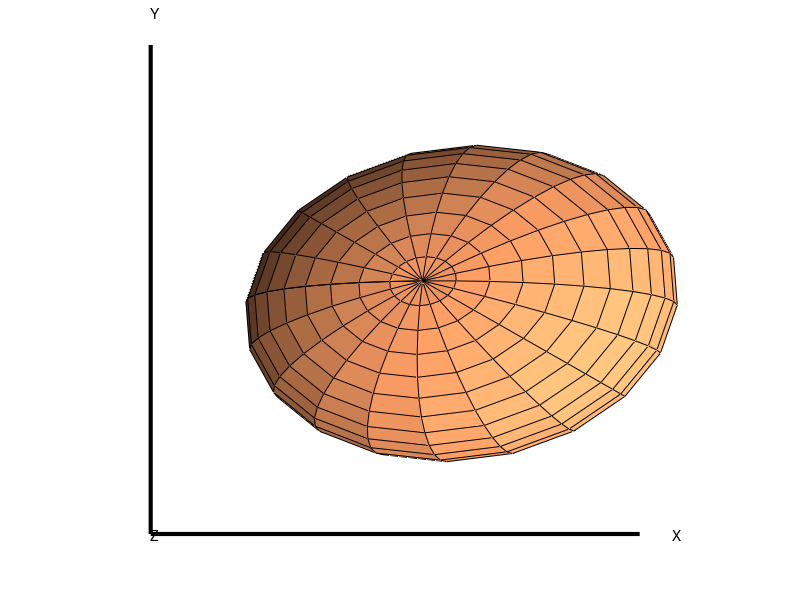
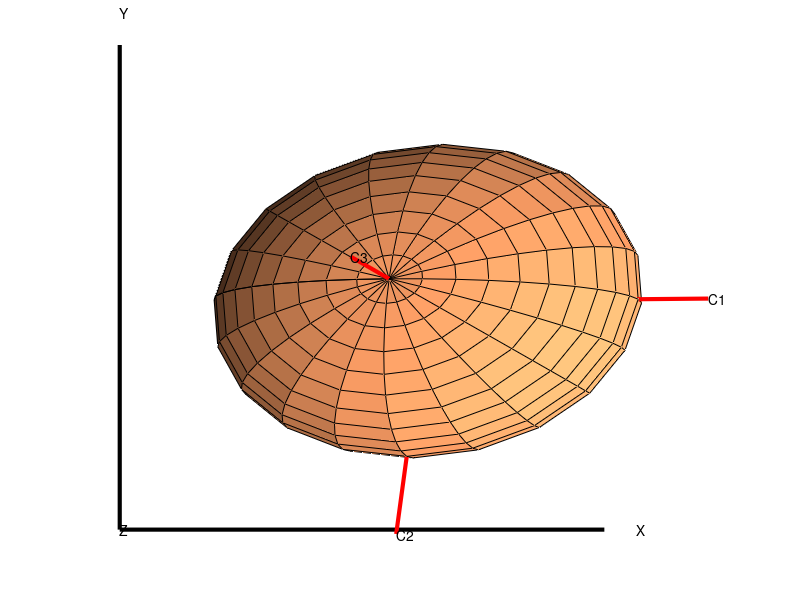
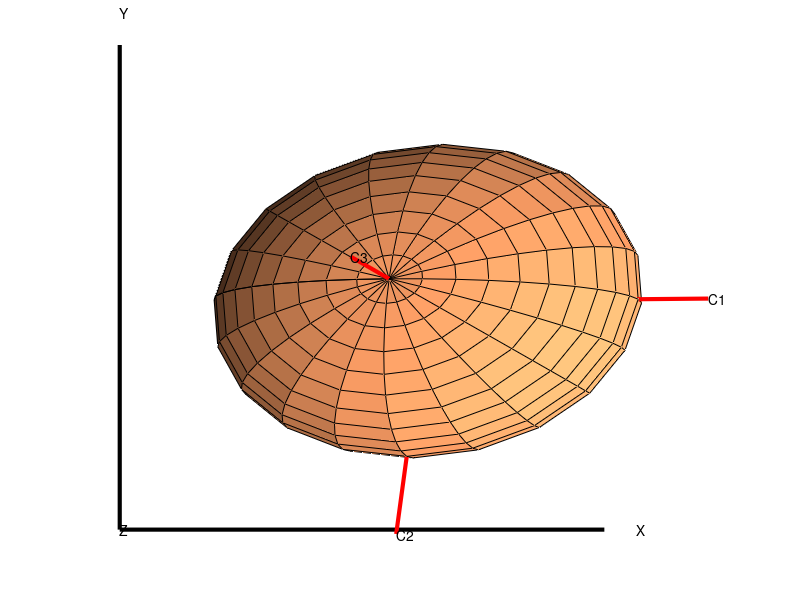

Here is the MATLAB script that generated these plots, in order: (Note: this script raises an error after producing the figures.)
%% PCA Validation
% This is a reference script for how to obtain basis vectors and scores under different conditions when using SVD. 
% Use it to guide you through the forest when darkness descends. With abundant graphical representations put your mind at ease.
%% Initialization
clear;clc;
%% Create Ellipsoid
[x y z]=ellipsoid(0,0,0,15,10,5,20);
%% Rotation
ax=random('unif',0,pi);
ay=random('unif',0,pi);
az=random('unif',0,pi);
% First Rotation - About X Axis
x1=x;
y1=y*cos(ax)-z*sin(ax);
z1=y*sin(ax)+z*cos(ax);
% First Rotation - About X Axis
x2=x1*cos(ay)+z1*sin(ay);
y2=y1;
z2=-x1*sin(ay)+z1*cos(ay);
% First Rotation - About X Axis
x3=x2*cos(az)-y2*sin(az);
y3=x2*sin(az)+y2*cos(az);
z3=z2;
%% Translation
t1=random('unif',10,20);
t2=random('unif',10,20);
t3=random('unif',10,20);
x4=x3+t1;
y4=y3+t2;
z4=z3+t3;
%% Plot
figure(1);
line([0 0],[0 0],[0 30],'color','black','LineWidth',3);hold on;
line([0 0],[0 30],[0 0],'color','black','LineWidth',3);
line([0 30],[0 0],[0 0],'color','black','LineWidth',3);
text(0,0,32,'Z');text(32,0,0,'X');text(0,32,0,'Y')
surf(x4,y4,z4);axis equal;colormap copper;axis off;
%% Vectorize
X(1:21*21)=x4(1:21*21);
Y(1:21*21)=y4(1:21*21);
Z(1:21*21)=z4(1:21*21);
list=[X',Y',Z'];
%% Column Center - Parameter Center
M=repmat(mean(list,1),441,1);
Data=list-M;
%% PCA - Princomp
[C K L]=princomp(list);
%Plot
figure(2);
line([0 0],[0 0],[0 30],'color','black','LineWidth',3);hold on;
line([0 0],[0 30],[0 0],'color','black','LineWidth',3);
line([0 30],[0 0],[0 0],'color','black','LineWidth',3);
text(0,0,32,'Z');text(32,0,0,'X');text(0,32,0,'Y')
surf(x4,y4,z4);axis equal;colormap copper;axis off;
line([t1 t1+20*C(1,1)],[t2 t2+20*C(2,1)],[t3 t3+20*C(3,1)],'color','red','LineWidth',3);
line([t1 t1+15*C(1,2)],[t2 t2+15*C(2,2)],[t3 t3+15*C(3,2)],'color','red','LineWidth',3);
line([t1 t1+10*C(1,3)],[t2 t2+10*C(2,3)],[t3 t3+10*C(3,3)],'color','red','LineWidth',3);
text(t1+20*C(1,1),t2+20*C(2,1),t3+20*C(3,1),'C1');
text(t1+15*C(1,2),t2+15*C(2,2),t3+15*C(3,2),'C2');
text(t1+10*C(1,3),t2+10*C(2,3),t3+10*C(3,3),'C3')
%% PCA - SVD
[U S V]=svd(Data,0);
%Plot
figure(3);
line([0 0],[0 0],[0 30],'color','black','LineWidth',3);hold on;
line([0 0],[0 30],[0 0],'color','black','LineWidth',3);
line([0 30],[0 0],[0 0],'color','black','LineWidth',3);
text(0,0,32,'Z');text(32,0,0,'X');text(0,32,0,'Y')
surf(x4,y4,z4);axis equal;colormap copper;axis off;
line([t1 t1+20*V(1,1)],[t2 t2+20*V(2,1)],[t3 t3+20*V(3,1)],'color','red','LineWidth',3);
line([t1 t1+15*V(1,2)],[t2 t2+15*V(2,2)],[t3 t3+15*V(3,2)],'color','red','LineWidth',3);
line([t1 t1+10*V(1,3)],[t2 t2+10*V(2,3)],[t3 t3+10*V(3,3)],'color','red','LineWidth',3);
text(t1+20*V(1,1),t2+20*V(2,1),t3+20*V(3,1),'C1');
text(t1+15*V(1,2),t2+15*V(2,2),t3+15*V(3,2),'C2');
text(t1+10*V(1,3),t2+10*V(2,3),t3+10*V(3,3),'C3');
%% PCA - PCA Lanczos Method (Code from Dave)
[U1 S1 V1]=pca(Data,3);
%Plot
figure(4);
line([0 0],[0 0],[0 30],'color','black','LineWidth',3);hold on;
line([0 0],[0 30],[0 0],'color','black','LineWidth',3);
line([0 30],[0 0],[0 0],'color','black','LineWidth',3);
text(0,0,32,'Z');text(32,0,0,'X');text(0,32,0,'Y')
surf(x4,y4,z4);axis equal;colormap copper;axis off;
line([t1 t1+20*V1(1,1)],[t2 t2+20*V1(2,1)],[t3 t3+20*V1(3,1)],'color','red','LineWidth',3);
line([t1 t1+15*V1(1,2)],[t2 t2+15*V1(2,2)],[t3 t3+15*V1(3,2)],'color','red','LineWidth',3);
line([t1 t1+10*V1(1,3)],[t2 t2+10*V1(2,3)],[t3 t3+10*V1(3,3)],'color','red','LineWidth',3);
text(t1+20*V1(1,1),t2+20*V1(2,1),t3+20*V1(3,1),'C1');
text(t1+15*V1(1,2),t2+15*V1(2,2),t3+15*V1(3,2),'C2');
text(t1+10*V1(1,3),t2+10*V1(2,3),t3+10*V1(3,3),'C3');
%% PCA - PCA Lanczos Method (Code from Dave as Dave Does It)
W=list';
Wm=W-repmat(mean(W, 2), [1 size(W,2)]);
[U2 S2 V2]=pca(Wm,3);
%Plot
figure(5);
line([0 0],[0 0],[0 30],'color','black','LineWidth',3);hold on;
line([0 0],[0 30],[0 0],'color','black','LineWidth',3);
line([0 30],[0 0],[0 0],'color','black','LineWidth',3);
text(0,0,32,'Z');text(32,0,0,'X');text(0,32,0,'Y')
surf(x4,y4,z4);axis equal;colormap copper;axis off;
line([t1 t1+20*U2(1,1)],[t2 t2+20*U2(2,1)],[t3 t3+20*U2(3,1)],'color','red','LineWidth',3);
line([t1 t1+15*U2(1,2)],[t2 t2+15*U2(2,2)],[t3 t3+15*U2(3,2)],'color','red','LineWidth',3);
line([t1 t1+10*U2(1,3)],[t2 t2+10*U2(2,3)],[t3 t3+10*U2(3,3)],'color','red','LineWidth',3);
text(t1+20*U2(1,1),t2+20*U2(2,1),t3+20*U2(3,1),'C1');
text(t1+15*U2(1,2),t2+15*U2(2,2),t3+15*U2(3,2),'C2');
text(t1+10*U2(1,3),t2+10*U2(2,3),t3+10*U2(3,3),'C3');